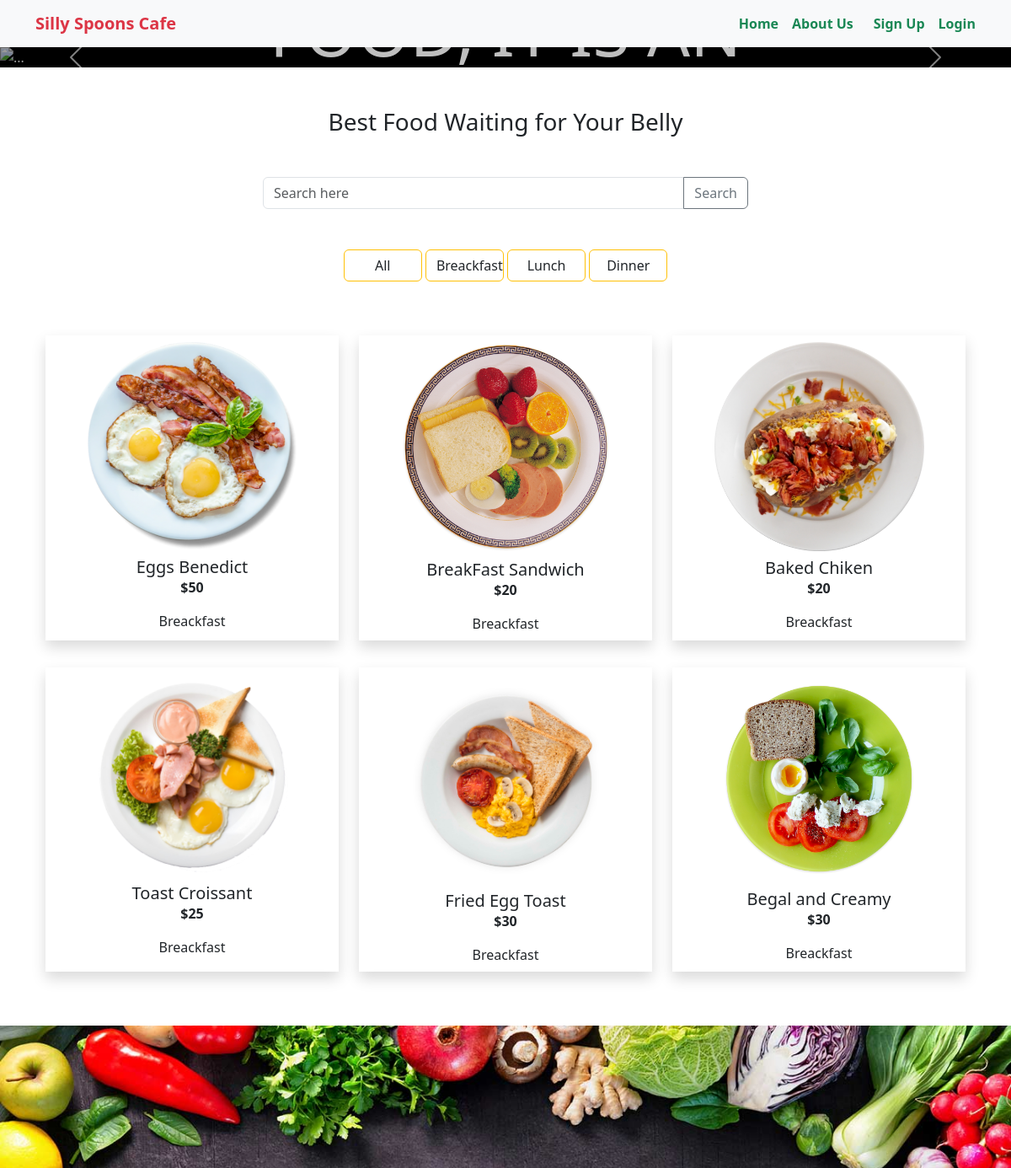
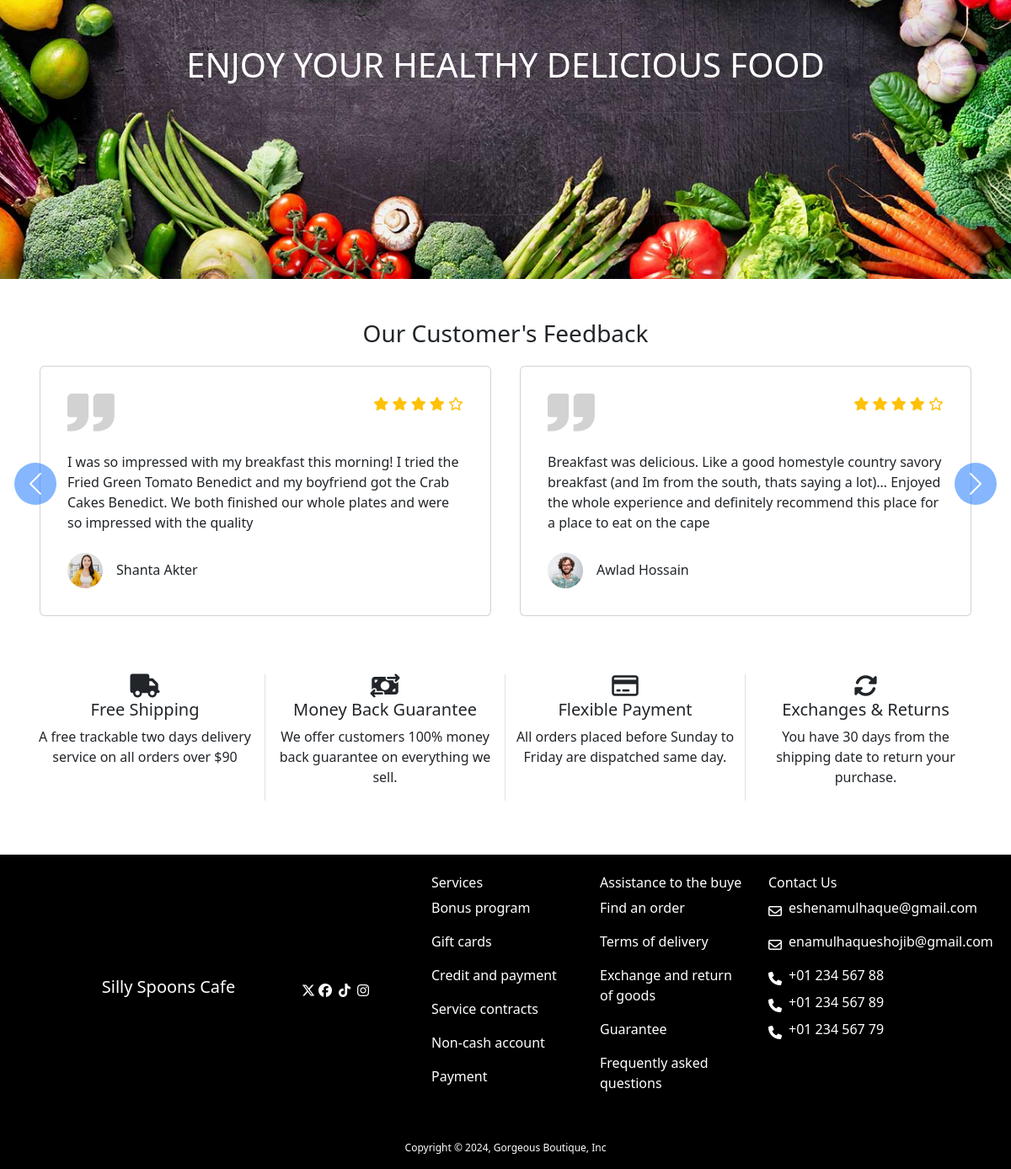
/category/beakfast/, run on the app's committed database (2 pictures, top to bottom).
### food/models.py (models this page shows, shortened)
class Category(models.Model):
    name = models.CharField(max_length=30)
    slug = models.SlugField(max_length=40)
    image = models.ImageField(upload_to='food/images', null=True, blank=True)

class Food(models.Model):
    foodid = models.IntegerField(primary_key=True)
    name = models.CharField(max_length=50)
    price = models.IntegerField()
    description = models.TextField()
    rating = models.FloatField(default=0.0)
    category = models.ForeignKey(Category, on_delete=models.CASCADE)
    author = models.ForeignKey(User, on_delete=models.CASCADE)
    image = models.ImageField(upload_to='food/images')

### food_website/views.py (the view)
# urls.py: 2. Add a URL to urlpatterns:  path('', views.home, name='home')
def home(request, category_slug = None):
    data = Food.objects.all()
    if category_slug is not None:
        category = Category.objects.get(slug=category_slug)
        data = Food.objects.filter(category = category)
    category = Category.objects.all()
    return render(request, 'home.html', {'data': data, 'category': category, 'type': 'Home Page', 'range': range(5)})

### templates/home.html (shortened to what this page needs)
{% extends 'base.html' %}
{% load static %}
{% block content %}
<div id="carouselExampleAutoplaying" class="carousel slide" data-bs-ride="carousel">
  <div class="carousel-inner">
    <div class="carousel-item active  h-100 c-item">
      <img src="{% static 'images/b1.png' %}" class="d-block w-100" alt="...">
      <div class="carousel-caption d-lg-block d-block h-100 text-lg-center text-sm-center d-lg-flex d-sm-flex flex-lg-column flex-sm-column justify-content-center justify-content-sm-center align-items-center align-items-sm-center">
        <h1 class="banner-txt opacity-75">IT IS NOT JUST A FOOD, IT IS AN EXPERIENCE</h1>
      </div>
    </div>
  </div>
  <button class="carousel-control-prev" type="button" data-bs-target="#carouselExampleAutoplaying" data-bs-slide="prev">
    <span class="carousel-control-prev-icon" aria-hidden="true"></span>
  </button>
  <button class="carousel-control-next" type="button" data-bs-target="#carouselExampleAutoplaying" data-bs-slide="next">
    <span class="carousel-control-next-icon" aria-hidden="true"></span>
  </button>
</div>
<h3 class="my-5 text-center">Best Food Waiting for Your Belly</h3>
<form method="get" action="{% url 'search' %}" class="input-group container mb-3 w-50">
  <input type="text" class="form-control" placeholder="Search here" aria-label="Recipient's username" aria-describedby="button-addon2" name="query" id="search">
  <button class="btn btn-outline-secondary" type="submit" id="button-addon2">Search</button>
</form>
<div class="container text-center my-5">
  <div class="grid gap-3">
    <div class="col-1 btn btn-outline-warning "><a class="text-decoration-none text-dark" href="{% url 'home' %}">All</a></div>
      {% for b in category %}
          <div class="col-1 btn btn-outline-warning "><a class="text-decoration-none text-dark" href="{% url 'category_wise_food' b.slug %}">{{b.name}}</a></div>
      {% endfor %}
  </div>
</div>
<div class="row my-5 container m-auto">
  {% if data %}
  {% for food in data %}
  <div class="col-lg-4 my-3 box ">
    <a href="{% url 'food_details' food.foodid %}" class="text-decoration-none text-center text-dark">
    <div class=" h-100 shadow p-2">
      <div class="card-body">
        <img src="{{food.image.url}}" class="card-img-top cd-image w-75 h-75" alt="...">
        <h5 class="card-title fw-light mt-2">{{food.name}}</h5>
        <p class="card-text fw-bold">${{food.price}}</p>
        <p class="card-text fw-bold"><span class="fw-light">{{food.category.name}}</span></p>
      </div>
    </div>
  </a>
  </div>
  {% endfor %}
  {% else %}
  <div style="height: 400px;">
    <h3 class="text-center text-danger">No item found</h3>
  </div>
  {% endif %}
</div>
<div class="my-5 food-image d-flex flex-column justify-content-center align-items-center">
  <h1>ENJOY YOUR HEALTHY DELICIOUS FOOD</h1>
</div>
<section class="container">
  <div class="width-title mb-3 center-title text-center">
    <h3>Our Customer's Feedback</h3>
  </div>
  <div id="carouselExampleIndicators" class="carousel slide" data-bs-ride="true">
    <div class="carousel-inner ">
      <div class="carousel-item active bg-white">
        <div class="row g-lg-4 g-md-4 g-4">
          <div class="col-lg-6 col-md-12 col-12">
            <div class="card p-3">
              <div class="card-body">
                <div class="d-flex justify-content-between">
                  <img class="img-fluid" src="{% static 'images/comma.png' %}" alt="">
                  <div>
                    <i class="fa-solid fa-star text-warning"></i>
                    <i class="fa-solid fa-star text-warning"></i>
                    <i class="fa-solid fa-star text-warning"></i>
                    <i class="fa-solid fa-star text-warning"></i>
                    <i class="fa-regular fa-star text-warning"></i>
                  </div>
                </div>
                <p class="card-text text-dark my-4">I was so impressed with my breakfast this morning! I tried the Fried Green Tomato Benedict and my boyfriend got the Crab Cakes Benedict. We both finished our whole plates and were so impressed with the quality </p>
                <div class="d-flex align-items-center">
                  <img class="img-fluid" src="{% static 'images/customar2.png' %}" alt="">
                  <div class="ms-3">
                    <h6 class="text-dark mb-0">Shanta Akter</h6>
                  </div>
                </div>
              </div>
            </div>
          </div>
          <div class="col-lg-6 col-md-12 col-12">
            <div class="card p-3">
              <div class="card-body">
                <div class="d-flex justify-content-between">
                  <img class="img-fluid" src="{% static 'images/comma.png' %}" alt="">
                  <div>
                    <i class="fa-solid fa-star text-warning"></i>
                    <i class="fa-solid fa-star text-warning"></i>
                    <i class="fa-solid fa-star text-warning"></i>
                    <i class="fa-solid fa-star text-warning"></i>
                    <i class="fa-regular fa-star text-warning"></i>
                  </div>
                </div>
                <p class="card-text text-dark my-4">Breakfast was delicious. Like a good homestyle country savory breakfast (and Im from the south, thats saying a lot)… Enjoyed the whole experience and definitely recommend this place for a place to eat on the cape</p>
                <div class="d-flex align-items-center">
                  <img class="img-fluid" src="{% static 'images/customar1.png' %}" alt="">
                  <div class="ms-3">
                    <h6 class="text-dark mb-0">Awlad Hossain</h6>
                  </div>
                </div>
              </div>
            </div>
          </div>
        </div>
      </div>
    </div>
    <button class="prev bg-primary rounded-circle d-lg-block d-md-none d-none" type="button"
      data-bs-target="#carouselExampleIndicators" data-bs-slide="prev">
      <span class="carousel-control-prev-icon p-0" aria-hidden="true"></span>
    </button>
    <button class="next bg-primary rounded-circle d-lg-block d-md-none d-none" type="button"
      data-bs-target="#carouselExampleIndicators" data-bs-slide="next">
      <span class="carousel-control-next-icon" aria-hidden="true"></span>
    </button>
  </div>
</section>
<div class="container text-center my-5">
  <div class="row">
    <div class="col-lg-3 col-sm-12 border-end my-sm-3">
      <i class="fa-solid fa-truck fs-3"></i>
      <h5>Free Shipping</h5>
      <p class="icon-text">A free trackable two days delivery service on all orders over $90</p>
    </div>
    <div class="col-lg-3 col-sm-12 border-end my-sm-3">
      <i class="fa-solid fa-money-bill-transfer fs-3"></i>
      <h5>Money Back Guarantee</h5>
      <p class="icon-text">We offer customers 100% money back guarantee on everything we sell.</p>
    </div>
    <div class="col-lg-3 col-sm-12 border-end my-sm-3">
      <i class="fa-regular fa-credit-card fs-3"></i>
      <h5>Flexible Payment</h5>
      <p class="icon-text">All orders placed before Sunday to Friday are dispatched same day.</p>
    </div>
    <div class="col-lg-3 col-sm-12 my-sm-3">
      <i class="fa-solid fa-rotate fs-3"></i>
      <h5>Exchanges & Returns</h5>
      <p class="icon-text">You have 30 days from the shipping date to return your purchase.</p>
    </div>
  </div>
</div>
{% endblock %}

### static/css/style.css (style rules this page uses)
:root { --card_width: 200px; --card_border_radius: 16px; --row_increment: 5px; --card_small: 25; --card_medium: 35; --card_large: 45; }
.card { padding: 0px; margin: 5px; border-radius: var(--card_border_radius); cursor: pointer; }
.c-item { background-color: black; color: white; }
.c-item img { opacity: 0.6; }
.banner-txt { font-size: 80px;; }
.food-image { background-image: url("../images/food.jpg"); background-position: center; background-repeat: no-repeat; background-size: cover; width: 100%; height: 500px; color:white; }
.prev { left: -25px; }
.next { right: -25px; }
.prev, .next { position: absolute; top: 120px; bottom: 0; z-index: 1; display: flex; align-items: center; justify-content:center; width: 50px; height: 50px; padding: 9px; color: #fff; text-align: center; background: 0 0; border: 0; opacity: .5; transition: opacity .15s ease; }

### data on the page
Category: name "Breackfast"
Category: name "Lunch"
Category: name "Dinner"
Food: image (picture), name "Eggs Benedict", price "50", category.name "Breackfast"
Food: image (picture), name "BreakFast Sandwich", price "20", category.name "Breackfast"
Food: image (picture), name "Baked Chiken", price "20", category.name "Breackfast"
Food: image (picture), name "Toast Croissant", price "25", category.name "Breackfast"
Food: image (picture), name "Fried Egg Toast", price "30", category.name "Breackfast"
Food: image (picture), name "Begal and Creamy", price "30", category.name "Breackfast"
